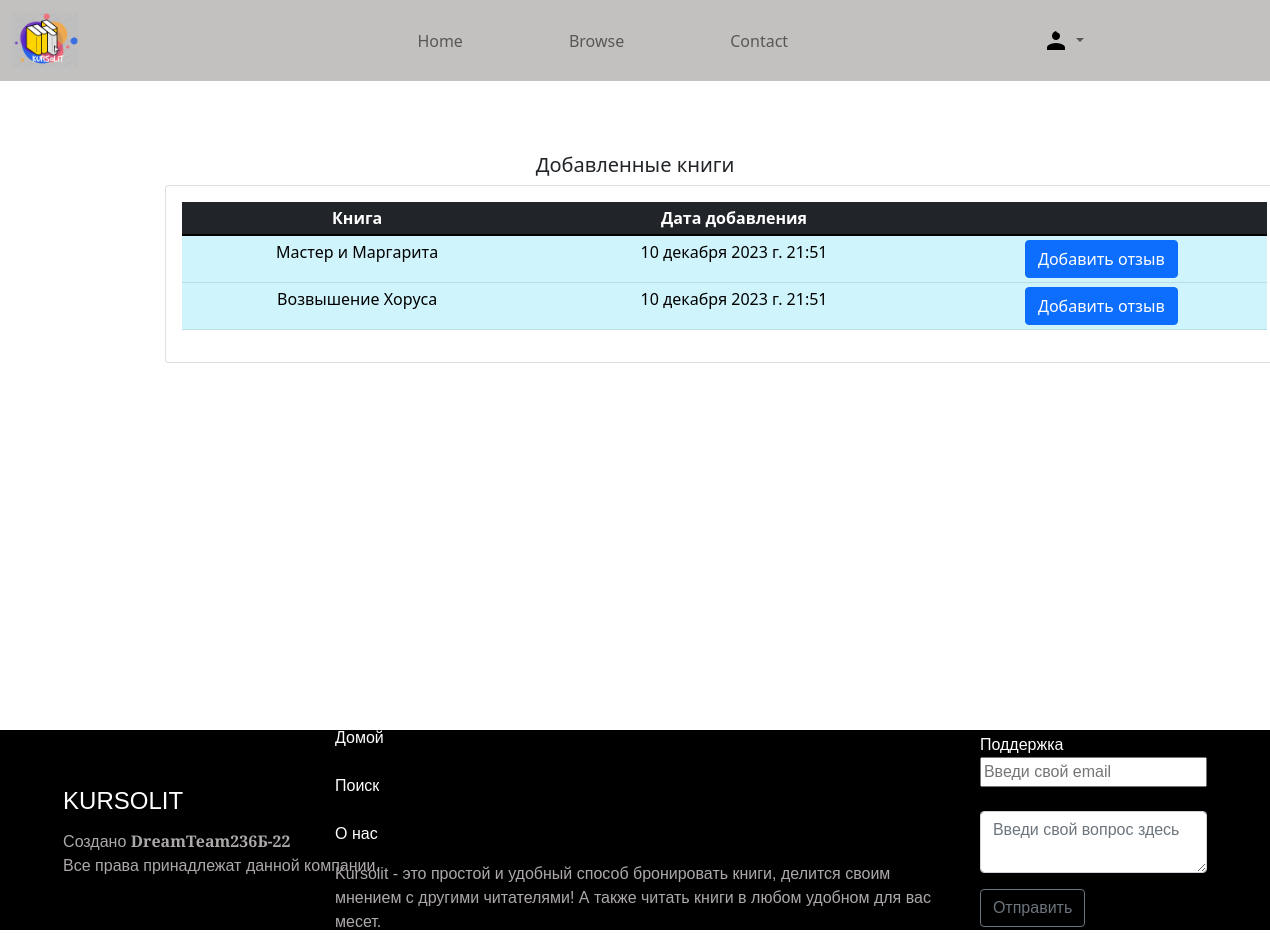
Page /mybooks/ (signed in) on the committed database.
### accounts/models.py (models this page shows, shortened)
class Order(models.Model):
    STATUS=(('Rented','Rented'),('Pending','Pending'),('Returned','Returned'))
    user=models.ForeignKey(User,on_delete=models.CASCADE,null=True)
    book=models.ForeignKey(Book, max_length=200, on_delete=models.SET_NULL,null=True)
    status=models.CharField(max_length=200, null=True,choices=STATUS)
    dateordered=models.DateTimeField(auto_now_add=True, null=True)

class Book(models.Model):
    name=models.CharField(max_length=200, null= True)
    category=models.ManyToManyField(Category,related_name='category')
    author=models.CharField(max_length=200,null=True)
    quantity=models.IntegerField(null=True,blank=True)
    language=models.ForeignKey(Language,on_delete=models.CASCADE,null=True,blank=True)
    dimennsions=models.CharField(max_length=100,null=True,blank=True)
    description=models.TextField(max_length=5000,null=True,blank=True)
    image=models.ImageField(default='defaultbook.png',null=True,blank=True)
    upvote=models.ManyToManyField(User,blank=True,related_name='upvote')
    downvote=models.ManyToManyField(User,blank=True,related_name='downvote')

### accounts/views.py (the view)
# urls.py: path('mybooks/',views.myBooks,name='mybooks'),
@login_required(login_url='login')
def myBooks(request):
    group_admin=Group.objects.get(name='admin')
    admin_users=User.objects.filter(groups=group_admin)
    user=request.user
    orders=user.order_set.filter(status='Rented')
    context={'orders':orders,'admin_users':admin_users}
    return render(request,'accounts/mybooks.html',context)

### accounts/templates/accounts/mybooks.html (shortened to what this page needs)
{% extends 'accounts/main.html' %} {% block content %}
<br>
<br><br>
<div>
    <h5 style="text-align: center;">Добавленные книги</h5>
    <div style="height:73vh;justify-content: center; align-items:top; display: flex; width: 70%;">
      <div class="row">
        <div class="col-md">
          <div class="card card-body" style="width: 200%;">
            <table class="table  tabble-stripped table-sm" >
              <thead class="table-dark">
              <tr >
                <th style="text-align:center;">Книга</th>
                <th  style="text-align: center;">Дата добавления</th>
                <th   style="text-align:center;"></th>
              </tr>
            </thead>
            <tbody  class="table-info">
              {% for i in orders %}
              <tr>
                <td style="text-align:center;">{{i.book.name}}</td>
                <td style="text-align: center;"> {{i.dateordered}}</td>
                <td style="text-align:center;" >   <a
                  class="btn btn-primary justify sm"
                  href="{% url 'addreview' i.book.id  %}"
                  role="button"
                  >Добавить отзыв</a
                  >
                </td>
              </tr>
              {% endfor %}
            </tbody>
            </table>
          </div>
        </div>
      </div>
    </div>
  </div>
{% endblock %}

### static/css/style.css (style rules this page uses)
* { box-sizing: border-box; }

### accounts/templates/accounts/mybooks.html (style rules this page uses)
body { height: 70vh; }

### accounts/templates/accounts/footer.html (style rules this page uses)
html { position: relative; }
body {  display: flex; flex-direction: column; min-height: 100vh; }

### rows in the picture
Order: book.name "Мастер и Маргарита", dateordered "10 декабря 2023 г. 21:51"
Order: book.name "Возвышение Хоруса", dateordered "10 декабря 2023 г. 21:51"
